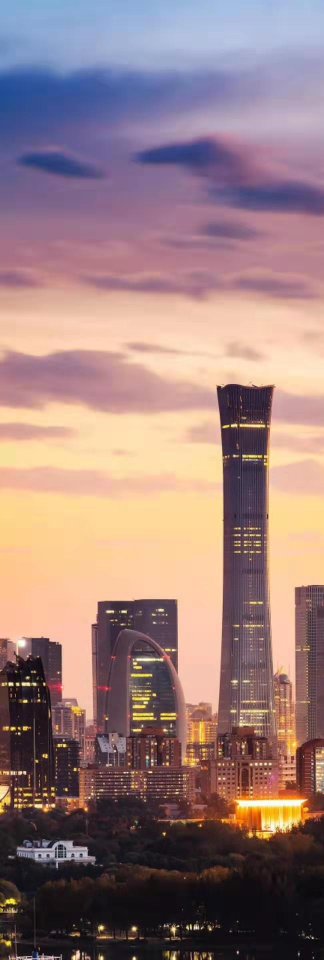
#> input picture stitch/images/2imgs/1.jpg, 648 x 1920 px (shown at 1/2 size)
$ python stitch_demo.py
#> lines starting #> are read from the running program, lines starting #| are printed output that depends on the picture
#> in main, img1 is the input picture: shape (1920, 648, 3); mean B, G, R 125, 126.1, 153.6
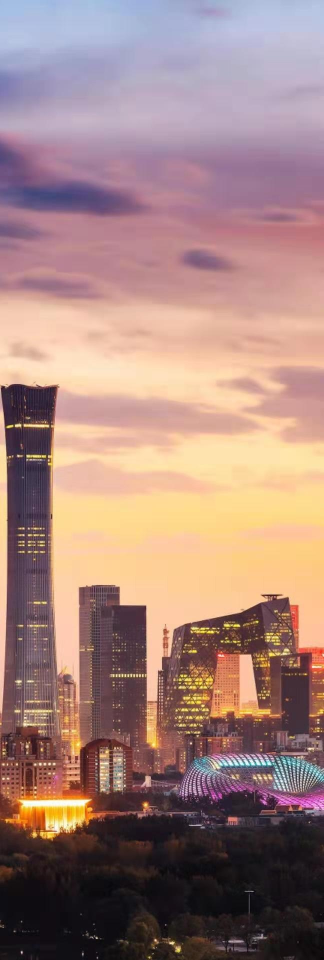
#> input picture stitch/images/2imgs/2.jpg, 648 x 1920 px (shown at 1/2 size)
#> in main, img2 is the input picture: shape (1920, 648, 3); mean B, G, R 125.5, 131.6, 163.3
import cv2
import numpy as np
import sys
import argparse


class Image_Stitching():
    def __init__(self):
        self.ratio = 0.75
        self.min_match = 10
        self.sift = cv2.xfeatures2d.SIFT_create()
        # [5 lines of commented-out code are left out]
        self.smoothing_window_size = 200

    def filter_kp(self, kp, des, w1, w2):
        new_kp = []
        new_des = []
        for i in range(len(kp)):
            if w1 < kp[i].pt[0] < w2:
                new_kp.append(kp[i])
                new_des.append(des[i])
        return new_kp, new_des

    def registration(self, img1, img2):
        kp1, des1 = self.sift.detectAndCompute(img1, None)
#> kp1 = 4459 keypoints; strongest (x, y, size): (51, 1402, 5), (268, 1857, 6.3), (625, 1876, 2.6), (49, 1545, 4.2)
        kp2, des2 = self.sift.detectAndCompute(img2, None)
#> kp2 = 5051 keypoints; strongest (x, y, size): (193, 1876, 2.6), (37, 912, 3.3), (344, 1886, 5.2), (193, 1528, 2.8)
        kp1, des1 = self.filter_kp(kp1, des1, img1.shape[1] * 0.7, img1.shape[1])
#> after the loop in filter_kp, `for i in range(len(kp)):`: new_des = 1716 items; new_kp = 1716 keypoints; strongest (x, y, size): (625, 1876, 2.6), (469, 912, 3.3), (625, 1528, 2.8), (598, 1908, 2.4)
#> kp1 has the same summary as new_kp in filter_kp; des1 = 1716 items
        kp2, des2 = self.filter_kp(kp2, des2, 0, img1.shape[1] * 0.3)
#> after the loop in filter_kp (call 2), `for i in range(len(kp)):`: new_des = 1662 items; new_kp = 1662 keypoints; strongest (x, y, size): (193, 1876, 2.6), (37, 912, 3.3), (193, 1528, 2.8), (166, 1908, 2.4)
#> kp2 has the same summary as new_kp in filter_kp; des2 = 1662 items

        FLANN_INDEX_KDTREE = 0
        index_params = dict(algorithm=FLANN_INDEX_KDTREE, trees=5)
        search_params = dict(checks=50)
        flann = cv2.FlannBasedMatcher(index_params, search_params)
        raw_matches = flann.knnMatch(np.asarray(des1, np.float32), np.asarray(des2, np.float32), k=2)
#> raw_matches = 1716 matches

        # matcher = cv2.BFMatcher()
        # raw_matches = matcher.knnMatch(np.asarray(des1, np.float32), np.asarray(des2, np.float32), k=2)

        good_points = []
        good_matches = []
        for m1, m2 in raw_matches:
            if m1.distance < self.ratio * m2.distance:
                good_points.append((m1.trainIdx, m1.queryIdx))
                good_matches.append([m1])
#> after the loop, good_matches = 1550 matches; good_points = 1550 pairs, first value 111 to 1661, second value 0 to 1683
        img3 = cv2.drawMatchesKnn(img1, kp1, img2, kp2, good_matches, None, flags=2)
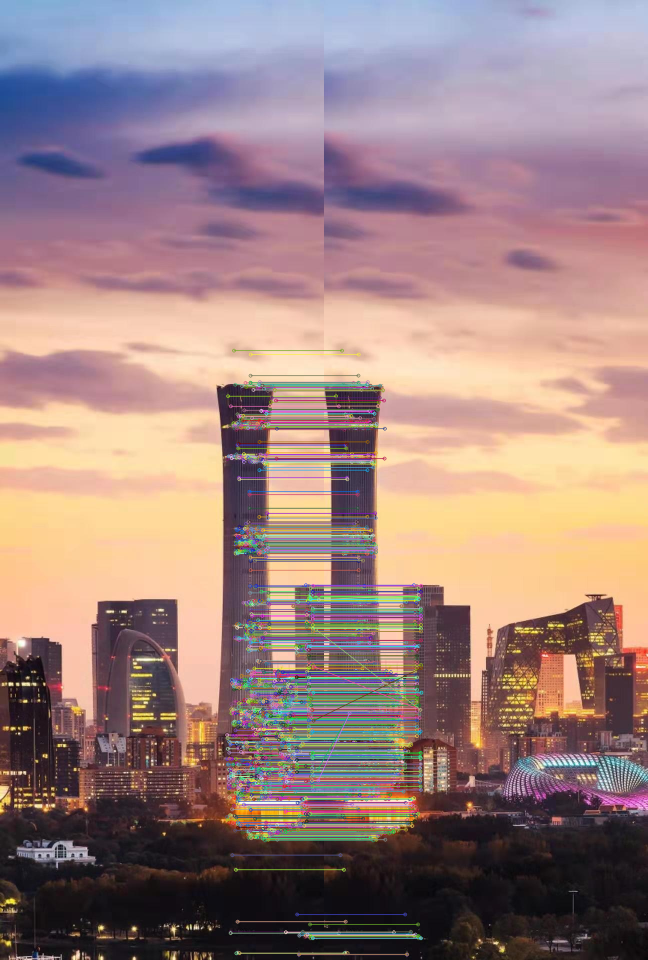
#> img3: shape (1920, 1296, 3) (shown at 1/2 size); mean B, G, R 127.7, 130.1, 156.5
        cv2.imwrite('output/matching.jpg', img3)
        print("Good Match: {}".format(len(good_points)))
#| Good Match: 1550
        if len(good_points) > self.min_match:
            image1_kp = np.float32([kp1[i].pt for (_, i) in good_points])
#> image1_kp = 1550 pairs, first value 453.9 to 637.3, second value 700.7 to 1908.8
            image2_kp = np.float32([kp2[i].pt for (i, _) in good_points])
#> image2_kp = 1550 pairs, first value 21.86 to 194.2, second value 700.8 to 1908.8
            H, status = cv2.findHomography(image2_kp, image1_kp, cv2.RANSAC, 5.0)
#> H = [[1, -4.49e-06, 432], [1.9e-05, 1, 0.00826], [1.4e-08, -5.8e-09, 1]]; status = 1550 values, max 1 at index 0, min 0 at index 1543, mean 0.995
            # print([i[0] for i in status])
            print('Last Match: ', len([i[0] for i in status if i[0] == 1]))
#| Last Match:  1543
            return H
        else:
            print("match points less than 10.")
            exit()

    def create_mask(self, img1, img2, version):
        height_img1 = img1.shape[0]
        width_img1 = img1.shape[1]
        width_img2 = img2.shape[1]
        height_panorama = height_img1
        width_panorama = width_img1 + width_img2
        offset = int(self.smoothing_window_size / 2)
        barrier = img1.shape[1] - int(self.smoothing_window_size / 2)
        mask = np.zeros((height_panorama, width_panorama))
        if version == 'left_image':
            mask[:, barrier - offset:barrier + offset] = np.tile(np.linspace(1, 0, 2 * offset).T, (height_panorama, 1))
            mask[:, :barrier - offset] = 1
        else:
            mask[:, barrier - offset:barrier + offset] = np.tile(np.linspace(0, 1, 2 * offset).T, (height_panorama, 1))
            mask[:, barrier + offset:] = 1
        return cv2.merge([mask, mask, mask])

    def blending(self, img1, img2):
        H = self.registration(img1, img2)

        height_img1 = img1.shape[0]
#> height_img1 = 1920
        width_img1 = img1.shape[1]
#> width_img1 = 648
        width_img2 = img2.shape[1]
#> width_img2 = 648
        height_panorama = height_img1
#> height_panorama = 1920
        width_panorama = width_img1 + width_img2
#> width_panorama = 1296

        panorama1 = np.zeros((height_panorama, width_panorama, 3))
        mask1 = self.create_mask(img1, img2, version='left_image')
        panorama1[0:img1.shape[0], 0:img1.shape[1], :] = img1
        panorama1 *= mask1
        mask2 = self.create_mask(img1, img2, version='right_image')
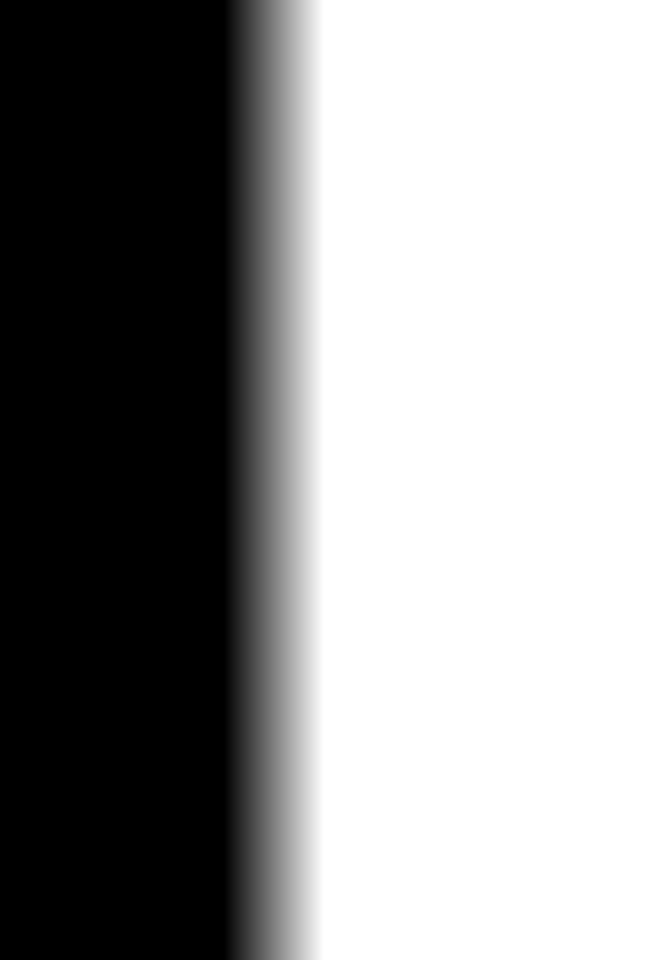
#> mask2: shape (1920, 1296, 3) float64 (shown at 1/2 size); min 0, max 1, mean 0.577
        panorama2 = cv2.warpPerspective(img2, H, (width_panorama, height_panorama))
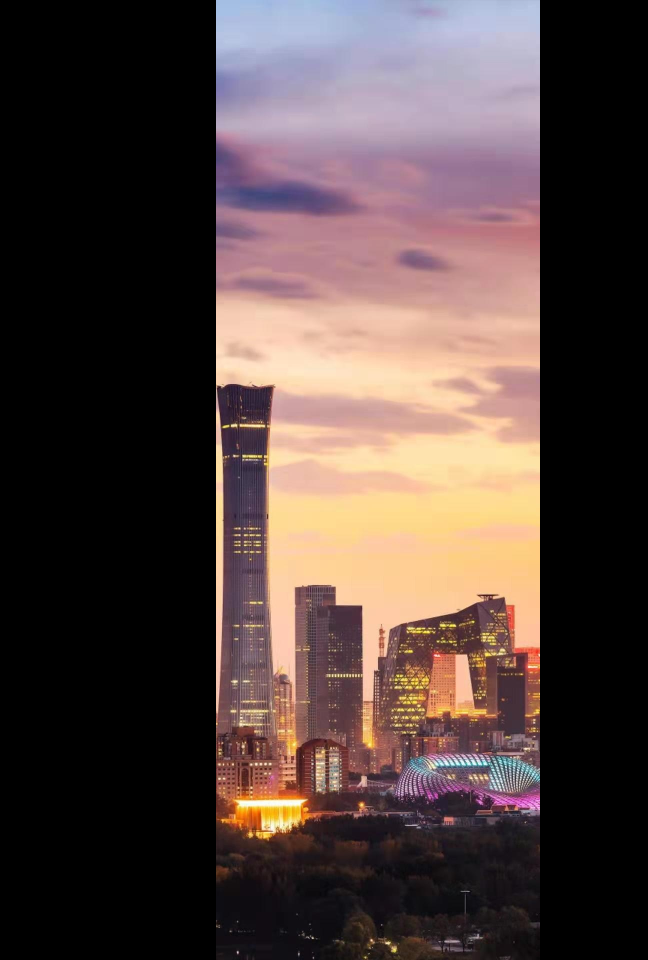
#> panorama2: shape (1920, 1296, 3) (shown at 1/2 size); mean B, G, R 62.8, 65.8, 81.6
        panorama2 * mask2
        result = panorama1 + panorama2
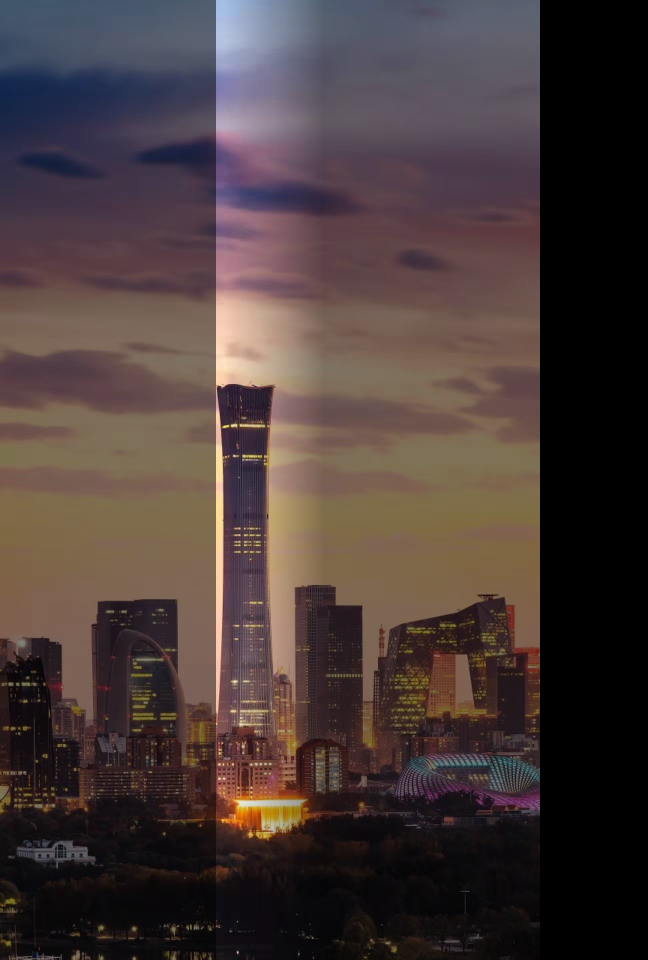
#> result: shape (1920, 1296, 3) float64 (shown at 1/2 size); mean B, G, R 115.5, 118.8, 145.9; drawn with min black and max white

        rows, cols = np.where(result[:, :, 0] != 0)
        min_row, max_row = min(rows), max(rows) + 1
#> min_row = 0; max_row = 1920
        min_col, max_col = min(cols), max(cols) + 1
#> min_col = 0; max_col = 1080
        final_result = result[min_row:max_row, min_col:max_col, :]
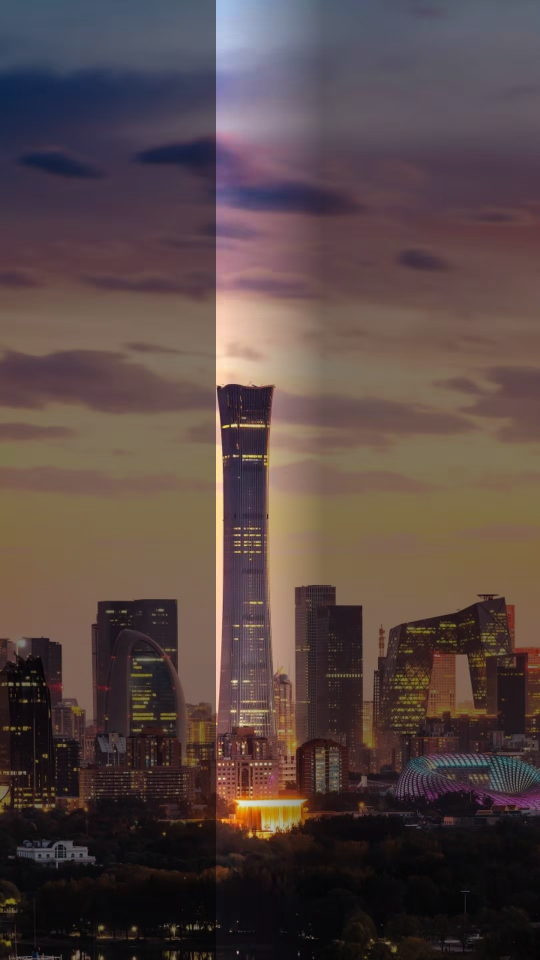
#> final_result: shape (1920, 1080, 3) float64 (shown at 1/2 size); mean B, G, R 138.6, 142.5, 175; drawn with min black and max white
        return final_result


def main(argv1, argv2):
    img1 = cv2.imread(argv1)
    img2 = cv2.imread(argv2)

    # img1 = cv2.resize(img1, (480, 480), interpolation=cv2.INTER_AREA)
    # img2 = cv2.resize(img2, (480, 480), interpolation=cv2.INTER_AREA)

    final = Image_Stitching().blending(img1, img2)
    cv2.imwrite('output/panorama.jpg', final)
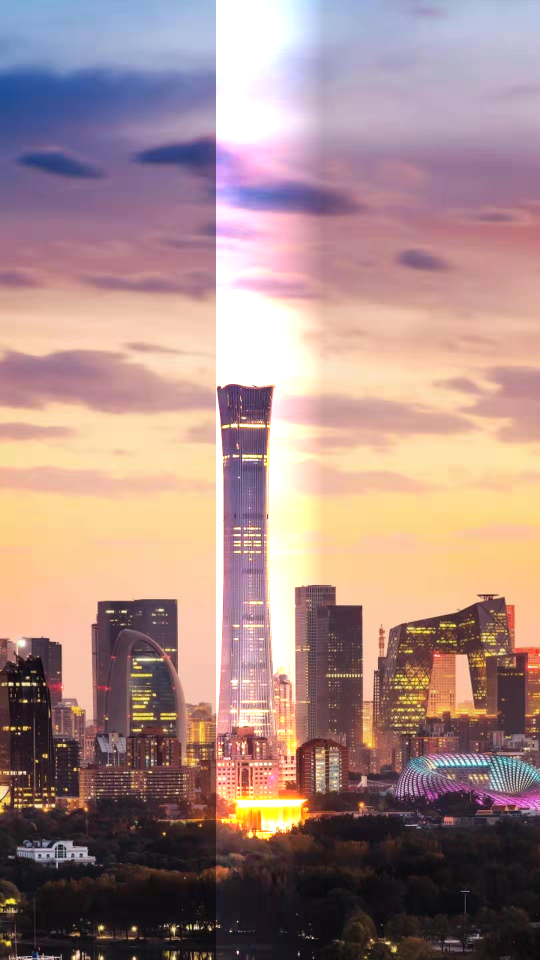
#> saved as panorama.jpg: shape (1920, 1080, 3) (shown at 1/2 size); mean B, G, R 135.6, 139.1, 167.9
    print("stitch done.")


if __name__ == '__main__':
    main('images/2imgs/1.jpg', 'images/2imgs/2.jpg')
